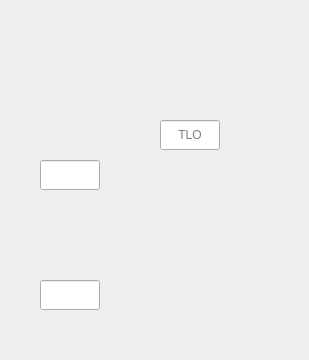
          <widget class="QWidget" name="tool_measure">
           <widget class="QLabel" name="lbl_tool_measure">
            <property name="geometry">
             <rect>
              <x>0</x>
              <y>0</y>
              <width>300</width>
              <height>351</height>
             </rect>
            </property>
            <property name="maximumSize">
             <size>
              <width>300</width>
              <height>16777215</height>
             </size>
            </property>
            <property name="contextMenuPolicy">
             <enum>Qt::NoContextMenu</enum>
            </property>
            <property name="styleSheet">
             <string notr="true">image: url(&quot;lib/basic_probe_icons/Tool_measure.png&quot;);</string>
            </property>
            <property name="text">
             <string/>
            </property>
            <property name="scaledContents">
             <bool>true</bool>
            </property>
            <property name="alignment">
             <set>Qt::AlignCenter</set>
            </property>
           </widget>
           <widget class="QLineEdit" name="lineEdit_ts_height">
            <property name="geometry">
             <rect>
              <x>40</x>
              <y>280</y>
              <width>60</width>
              <height>30</height>
             </rect>
            </property>
            <property name="sizePolicy">
             <sizepolicy hsizetype="Fixed" vsizetype="Fixed">
              <horstretch>0</horstretch>
              <verstretch>0</verstretch>
             </sizepolicy>
            </property>
            <property name="minimumSize">
             <size>
              <width>60</width>
              <height>30</height>
             </size>
            </property>
            <property name="maximumSize">
             <size>
              <width>60</width>
              <height>30</height>
             </size>
            </property>
            <property name="focusPolicy">
             <enum>Qt::NoFocus</enum>
            </property>
            <property name="maxLength">
             <number>8</number>
            </property>
            <property name="alignment">
             <set>Qt::AlignCenter</set>
            </property>
            <property name="readOnly">
             <bool>true</bool>
            </property>
           </widget>
           <widget class="QLineEdit" name="lineEdit_ts_zero">
            <property name="geometry">
             <rect>
              <x>40</x>
              <y>160</y>
              <width>60</width>
              <height>30</height>
             </rect>
            </property>
            <property name="sizePolicy">
             <sizepolicy hsizetype="Fixed" vsizetype="Fixed">
              <horstretch>0</horstretch>
              <verstretch>0</verstretch>
             </sizepolicy>
            </property>
            <property name="minimumSize">
             <size>
              <width>60</width>
              <height>30</height>
             </size>
            </property>
            <property name="maximumSize">
             <size>
              <width>60</width>
              <height>30</height>
             </size>
            </property>
            <property name="focusPolicy">
             <enum>Qt::NoFocus</enum>
            </property>
            <property name="maxLength">
             <number>8</number>
            </property>
            <property name="alignment">
             <set>Qt::AlignCenter</set>
            </property>
            <property name="readOnly">
             <bool>true</bool>
            </property>
           </widget>
           <widget class="QLineEdit" name="lineEdit_ts_tlo">
            <property name="geometry">
             <rect>
              <x>160</x>
              <y>120</y>
              <width>60</width>
              <height>30</height>
             </rect>
            </property>
            <property name="sizePolicy">
             <sizepolicy hsizetype="Fixed" vsizetype="Fixed">
              <horstretch>0</horstretch>
              <verstretch>0</verstretch>
             </sizepolicy>
            </property>
            <property name="minimumSize">
             <size>
              <width>60</width>
              <height>30</height>
             </size>
            </property>
            <property name="maximumSize">
             <size>
              <width>60</width>
              <height>30</height>
             </size>
            </property>
            <property name="focusPolicy">
             <enum>Qt::NoFocus</enum>
            </property>
            <property name="maxLength">
             <number>8</number>
            </property>
            <property name="alignment">
             <set>Qt::AlignCenter</set>
            </property>
            <property name="readOnly">
             <bool>true</bool>
            </property>
            <property name="placeholderText">
             <string>TLO</string>
            </property>
           </widget>
          </widget>
